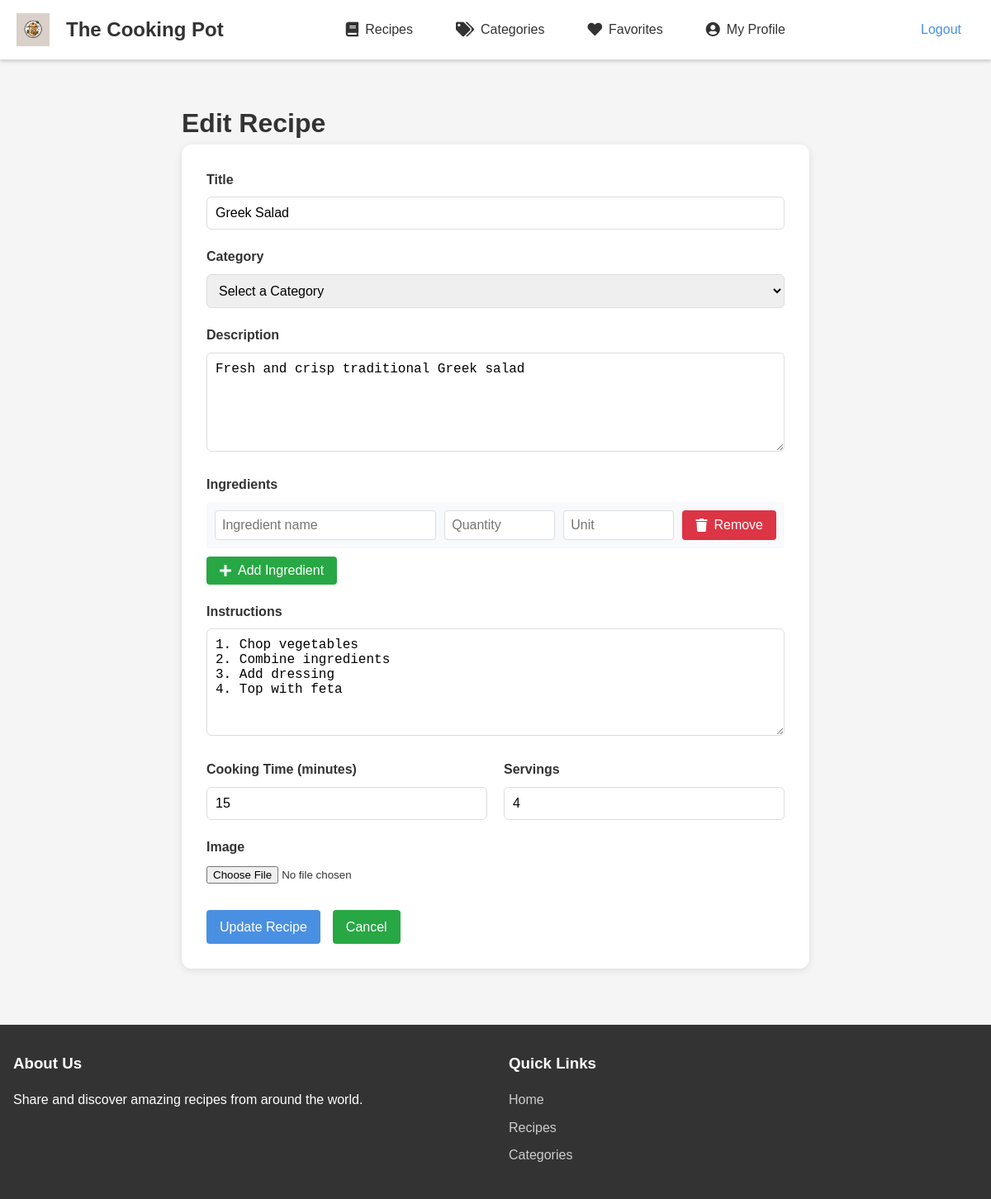
Before: /recipe/7/edit/ (signed in) with the older database file.
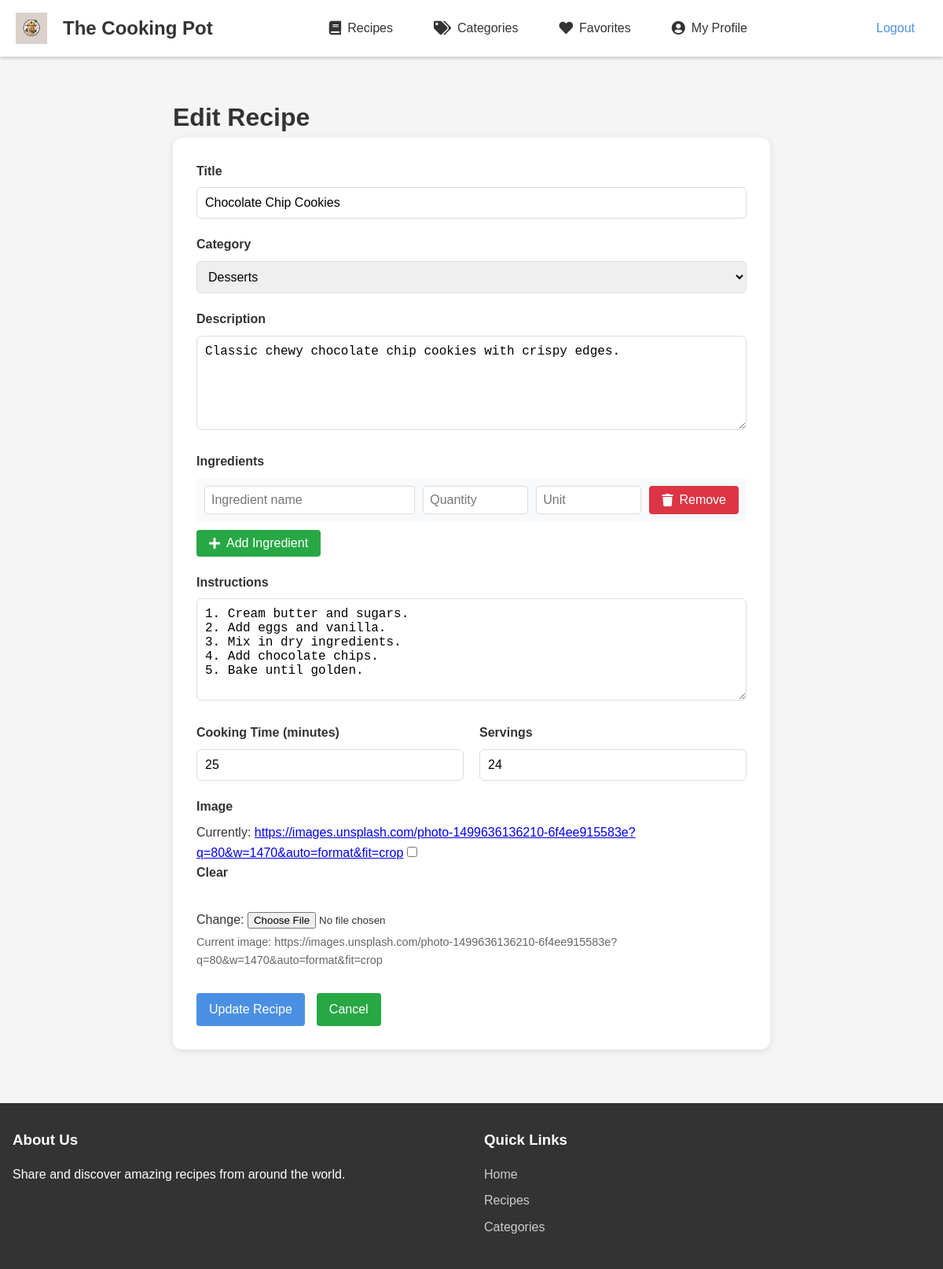
After: the same page with the newer database file.
### recipes/models.py (models this page shows, shortened)
class Recipe(models.Model):
    title = models.CharField(max_length=200)
    description = models.TextField()
    ingredients = models.JSONField(
        help_text="Format: {'ingredient_name': {'quantity': number, 'unit': string}}"
    )
    instructions = models.TextField()
    cooking_time = models.IntegerField(help_text="Cooking time in minutes")
    servings = models.IntegerField()
    created_at = models.DateTimeField(auto_now_add=True)
    updated_at = models.DateTimeField(auto_now=True)
    author = models.ForeignKey(User, on_delete=models.CASCADE)
    image = models.ImageField(upload_to='recipe_images/', null=True, blank=True)
    tags = models.ManyToManyField(Tag, related_name='recipes', blank=True)
    category = models.ForeignKey(
        Category,
        on_delete=models.SET_NULL,
        null=True,
        blank=True,
        related_name='recipes'
    )
    favorites = models.ManyToManyField(
        User,
        through='Favorite',
        related_name='favorite_recipes'
    )
    class Meta:
        ordering = ['-created_at']

### recipes/views.py (the view)
# urls.py: path('recipe/<int:pk>/edit/', views.recipe_edit, name='recipe_edit'),
@login_required
def recipe_edit(request, pk):
    recipe = get_object_or_404(Recipe, pk=pk, author=request.user)
    if request.method == 'POST':
        form = RecipeForm(request.POST, request.FILES, instance=recipe)
        ingredients_json = request.POST.get('ingredients_json')
        try:
            if ingredients_json:
                ingredients_data = json.loads(ingredients_json)
                if not ingredients_data:
                    form.add_error(None, 'At least one ingredient is required.')
            else:
                form.add_error(None, 'Ingredients are required.')
            if form.is_valid():
                recipe = form.save(commit=False)
                recipe.ingredients = ingredients_data
                recipe.save()
                messages.success(request, 'Recipe updated successfully!')
                return redirect('recipes:recipe_detail', recipe_id=recipe.pk)
        except json.JSONDecodeError:
            form.add_error(None, 'Invalid ingredients format.')
    else:
        form = RecipeForm(instance=recipe)
    return render(request, 'recipes/recipe_form.html', {
        'form': form,
        'recipe': recipe,
        'edit_mode': True,
        'initial_ingredients': json.dumps(recipe.ingredients) if recipe.ingredients else '{}'
    })

### recipes/forms.py (shortened to what this page needs)
class RecipeForm(forms.ModelForm):
    tags = forms.ModelMultipleChoiceField(
        queryset=Tag.objects.all(),
        required=False,
        widget=forms.CheckboxSelectMultiple
    )
    category = forms.ModelChoiceField(
        queryset=Category.objects.all(),
        empty_label="Select a Category",
        widget=forms.Select(attrs={'class': 'form-control'})
    )
    class Meta:
        model = Recipe
        fields = ['title', 'description', 'cooking_time', 'servings', 'image', 'category', 'instructions']
        widgets = {
            'description': forms.Textarea(attrs={'rows': 4}),
            'instructions': forms.Textarea(attrs={'rows': 6}),
        }
    ingredients_json = forms.CharField(widget=forms.HiddenInput(), required=False)
    def __init__(self, *args, **kwargs):
        super().__init__(*args, **kwargs)
        for field in self.fields:
            self.fields[field].widget.attrs['class'] = 'form-control'

### recipes/models.py (called while the page is built)
    def __str__(self):
        return self.name

### templates/recipes/recipe_form.html (shortened to what this page needs)
{% extends 'recipes/base.html' %}
{% load static %}
{% block extra_css %}
<link rel="stylesheet" type="text/css" href="{% static 'css/recipe_form.css' %}">
{% endblock %}
{% block content %}
<div class="form-container">
    <h1>{% if form.instance.pk %}Edit{% else %}Create{% endif %} Recipe</h1>
    <form method="post" enctype="multipart/form-data" class="recipe-form" id="recipeForm">
        <div class="form-group">
            <label for="{{ form.title.id_for_label }}">Title</label>
            {{ form.title }}
        </div>
        <div class="form-group">
            <label for="{{ form.category.id_for_label }}">Category</label>
            {{ form.category }}
        </div>
        <div class="form-group">
            <label for="{{ form.description.id_for_label }}">Description</label>
            {{ form.description }}
        </div>
        <div class="form-group">
            <label>Ingredients</label>
            <div id="ingredients-container">
            </div>
            <button type="button" class="btn btn-secondary" id="add-ingredient">
                <i class="fas fa-plus"></i> Add Ingredient
            </button>
        </div>
        <div class="form-group">
            <label for="{{ form.instructions.id_for_label }}">Instructions</label>
            {{ form.instructions }}
        </div>
        <div class="form-row">
            <div class="form-group half">
                <label for="{{ form.cooking_time.id_for_label }}">Cooking Time (minutes)</label>
                {{ form.cooking_time }}
            </div>
            <div class="form-group half">
                <label for="{{ form.servings.id_for_label }}">Servings</label>
                {{ form.servings }}
            </div>
        </div>
        <div class="form-group">
            <label for="{{ form.image.id_for_label }}">Image</label>
            {{ form.image }}
            {% if form.instance.image %}
                <p class="current-image">Current image: {{ form.instance.image.name }}</p>
            {% endif %}
        </div>
        <div class="form-actions">
            <button type="submit" class="btn btn-primary">
                {% if form.instance.pk %}Update{% else %}Create{% endif %} Recipe
            </button>
            <a href="{% url 'recipes:all_recipes' %}" class="btn btn-secondary">Cancel</a>
        </div>
    </form>
</div>
{% endblock %}

Changed rows visible on the page:
changed Recipe: title "Greek Salad" → "Chocolate Chip Cookies"; category "Select a Category" → "Desserts"; description "Fresh and crisp traditional Greek salad" → "Classic chewy chocolate chip cookies with crispy edges."; instructions "1. Chop vegetables 2. Combine ingredients 3. Add dressing 4. Top with feta" → "1. Cream butter and sugars. 2. Add eggs and vanilla. 3. Mix in dry ingredients. 4. Add chocolate chips. 5. Bake until golden."; cooking_time "15" → "25"; servings "4" → "24"; instance.image.name (not shown) → "https://images.unsplash.com/photo-1499636136210-6f4ee915583e?q=80&w=1470&auto=format&fit=crop"
Other visible differences:
form field image: (not shown) → "☐"
text now shown: "Currently: https://images.unsplash.com/photo-1499636136210-6f4ee915583e?q=80&w=1470&auto=format&fit=crop Clear Change: Current image:"
